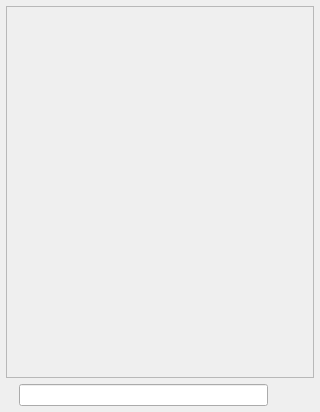
<?xml version="1.0" encoding="UTF-8"?>
<ui version="4.0">
 <class>ChatPanel</class>
 <widget class="QWidget" name="ChatPanel">
  <property name="geometry">
   <rect>
    <x>0</x>
    <y>0</y>
    <width>320</width>
    <height>412</height>
   </rect>
  </property>
  <property name="windowTitle">
   <string>Form</string>
  </property>
  <layout class="QGridLayout" name="gridLayout">
   <property name="leftMargin">
    <number>6</number>
   </property>
   <property name="topMargin">
    <number>6</number>
   </property>
   <property name="rightMargin">
    <number>6</number>
   </property>
   <property name="bottomMargin">
    <number>6</number>
   </property>
   <item row="2" column="1">
    <widget class="QLineEdit" name="chatText">
     <property name="accessibleDescription">
      <string>Type your text to sent on the chat here</string>
     </property>
    </widget>
   </item>
   <item row="2" column="0">
    <widget class="QLabel" name="iconLabel">
     <property name="text">
      <string/>
     </property>
     <property name="textFormat">
      <enum>Qt::RichText</enum>
     </property>
     <property name="pixmap">
      <pixmap resource="../resources/jamtaba.qrc">:/images/chat.png</pixmap>
     </property>
    </widget>
   </item>
   <item row="2" column="2" alignment="Qt::AlignHCenter|Qt::AlignVCenter">
    <widget class="QPushButton" name="buttonClear">
     <property name="sizePolicy">
      <sizepolicy hsizetype="Fixed" vsizetype="Fixed">
       <horstretch>0</horstretch>
       <verstretch>0</verstretch>
      </sizepolicy>
     </property>
     <property name="toolTip">
      <string>clear the messages ...</string>
     </property>
     <property name="accessibleDescription">
      <string>Press that button to clear your message</string>
     </property>
     <property name="text">
      <string/>
     </property>
     <property name="flat">
      <bool>true</bool>
     </property>
    </widget>
   </item>
   <item row="0" column="0" colspan="3">
    <widget class="QScrollArea" name="chatScroll">
     <property name="accessibleDescription">
      <string>This is the chat scroll area</string>
     </property>
     <property name="horizontalScrollBarPolicy">
      <enum>Qt::ScrollBarAlwaysOff</enum>
     </property>
     <property name="widgetResizable">
      <bool>true</bool>
     </property>
     <widget class="QWidget" name="scrollContent">
      <property name="geometry">
       <rect>
        <x>0</x>
        <y>0</y>
        <width>306</width>
        <height>369</height>
       </rect>
      </property>
      <property name="minimumSize">
       <size>
        <width>0</width>
        <height>100</height>
       </size>
      </property>
     </widget>
    </widget>
   </item>
  </layout>
 </widget>
 <resources>
  <include location="../resources/jamtaba.qrc"/>
 </resources>
 <connections/>
</ui>
